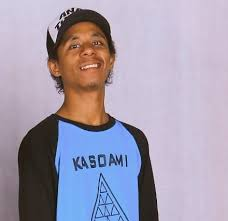
#> input picture raim.jpg, 228 x 221 px
$ python Rotation.py
#> lines starting #> are read from the running program, lines starting #| are printed output that depends on the picture
import cv2
import matplotlib.pyplot as plt

img = cv2.imread("raim.jpg")
#> img is the input picture: shape (221, 228, 3); mean B, G, R 175.6, 156.8, 163.9
img = cv2.cvtColor(img, cv2.COLOR_BGR2RGB)

tinggi, lebar = img.shape[:2]
#> tinggi = 221; lebar = 228

# Menentukan titik pusat
pusat = (lebar // 2, tinggi // 2)
#> pusat = (114, 110)

# Rotasi 45 derajat
M = cv2.getRotationMatrix2D(
    pusat, 45, 1.0
)

hasil = cv2.warpAffine(
    img, M, (lebar, tinggi)
)
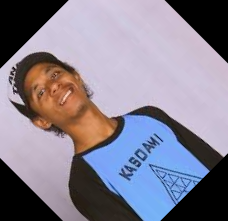
#> hasil: shape (221, 228, 3); mean R, G, B 133.6, 128.5, 144.5

plt.figure(figsize=(10, 5))

plt.subplot(1, 2, 1)
plt.imshow(img)
plt.title("Citra Asli")
plt.axis("off")

plt.subplot(1, 2, 2)
plt.imshow(hasil)
plt.title("Rotasi 45 Derajat")
plt.axis("off")

plt.show()
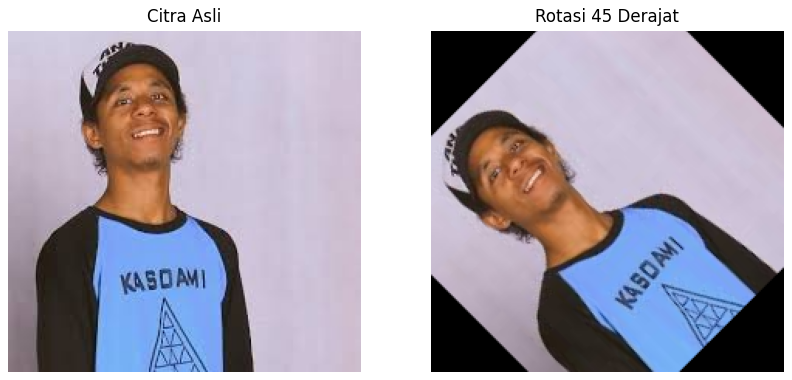
#> figure drawn by matplotlib, 2 panels
